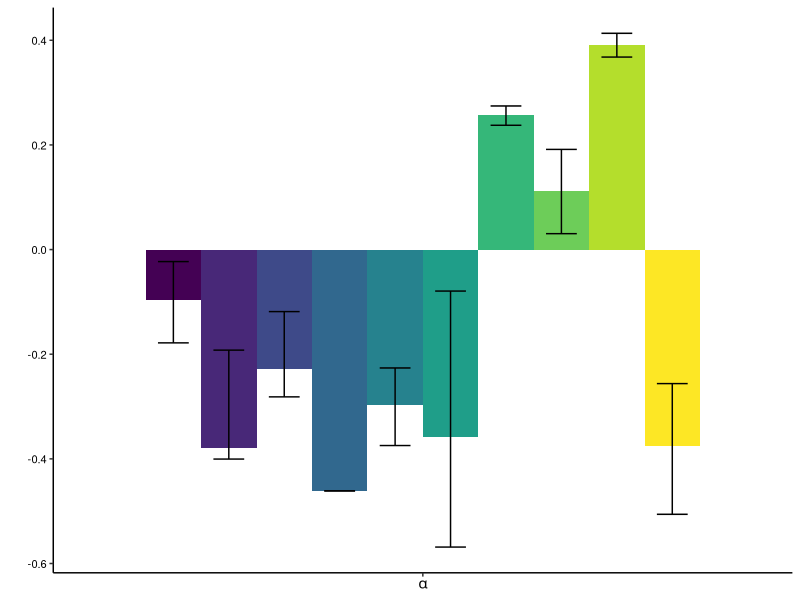

Reproduce this figure in R.
library(ggplot2)
library(dplyr)
library(viridis)
library(gridExtra)

setwd('~/sal_enhancers/divergence')

alp <- read.csv('alpha_estimates.csv')

str(alp)
alp$region <- factor(alp$region, levels=c('intergenic', 'intergenic-enhancers', 'intron', 'intron-enhancers', 'utr', 'utr-enhancers', 'cds', 'cds-enhancers', '0fold', 'all-enhancers'))
levels(alp$region) <- c('intergenic', 'H3K27ac peaks (intergenic)', 'intron', 'H3K27ac peaks (intron)', 'UTR', 'H3K27ac peaks (UTR)', 'CDS', 'H3K27ac peaks (CDS)', '0fold', 'H3K27ac peaks (all)')

alp$bin <- 'alpha'

raw <- subset(alp, bs_rep==0)
bs <- subset(alp, bs_rep!=0)

cis <- summarise(group_by(bs, region),
                 lwr=quantile(alpha, 0.025), upr=quantile(alpha, 0.975))

plot_data <- full_join(raw, cis)

alpha_plot <- ggplot(plot_data, aes(x=bin, y=alpha, fill=region)) +
  geom_bar(stat='identity', position = position_dodge(width=0.9)) +
  scale_fill_viridis(discrete = T) +
  geom_errorbar(aes(ymin=lwr, ymax=upr), position = position_dodge(width=0.9), width=0.5) +
  theme_classic() + labs(y='', x=expression(alpha)) +
  theme(legend.title=element_blank(),
        legend.position = 'none',
        legend.margin = margin(t = -1, r = 0, b = 2, l = -10, unit = "mm"),
        legend.text = element_text(colour = "black",size=6),
        axis.text.y = element_text(colour = "black",size=8),
        axis.text.x = element_blank(),
        strip.background = element_blank())+
  guides(fill = guide_legend(nrow = 2))

omega_cis <- summarise(group_by(bs, region),
                 lwr=quantile(omega, 0.025), upr=quantile(omega, 0.975))

plot_data <- full_join(raw, omega_cis)

omega_plot <- ggplot(plot_data, aes(x=bin, y=omega, fill=region)) +
  geom_bar(stat='identity', position = position_dodge(width=0.9)) +
  scale_fill_viridis(discrete = T) +
  geom_errorbar(aes(ymin=lwr, ymax=upr), position = position_dodge(width=0.9), width=0.5) +
  theme_classic() + labs(y='', x=expression(omega[alpha])) +
  theme(legend.title=element_blank(),
        legend.position = 'none',
        legend.margin = margin(t = -1, r = 0, b = 2, l = -10, unit = "mm"),
        legend.text = element_text(colour = "black",size=6),
        axis.text.y = element_text(colour = "black",size=8),
        axis.text.x = element_blank(),
        strip.background = element_blank())+
  guides(fill = guide_legend(nrow = 2))


png('alpha.png', width=3, height=3, res=320, units='in')

#grid.arrange(alpha_plot, omega_plot, nrow=1)
alpha_plot

dev.off()